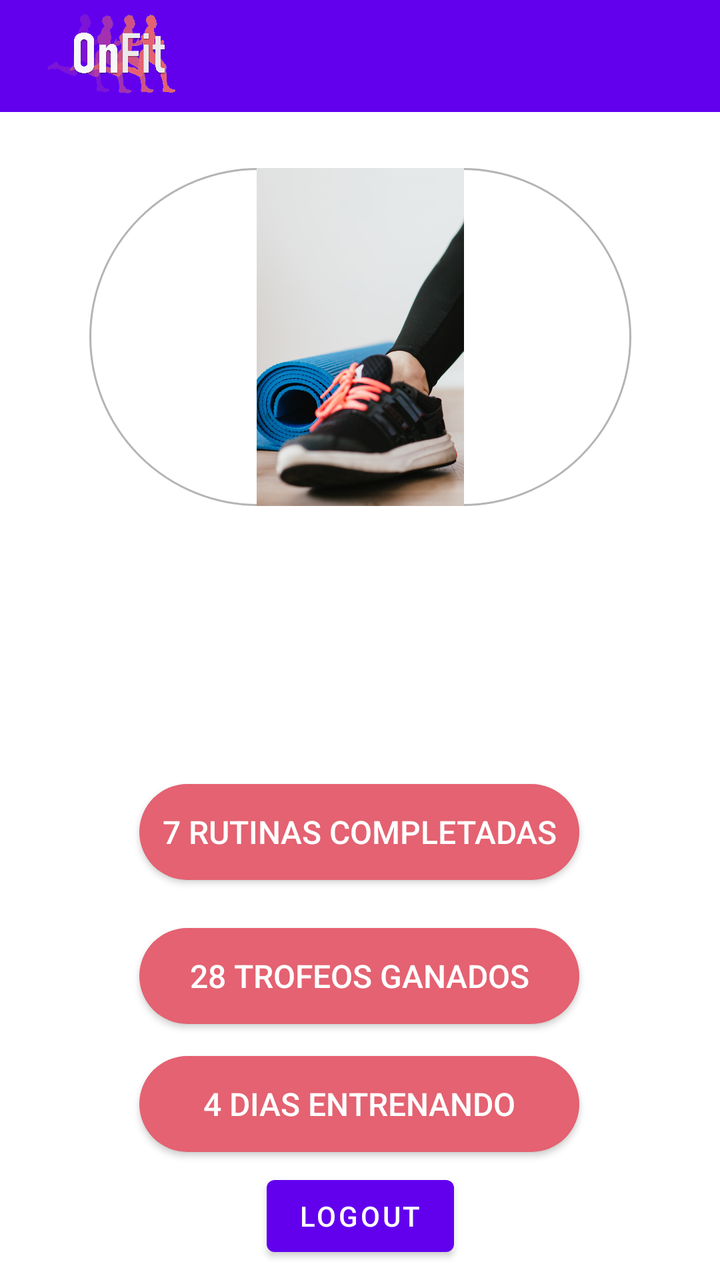
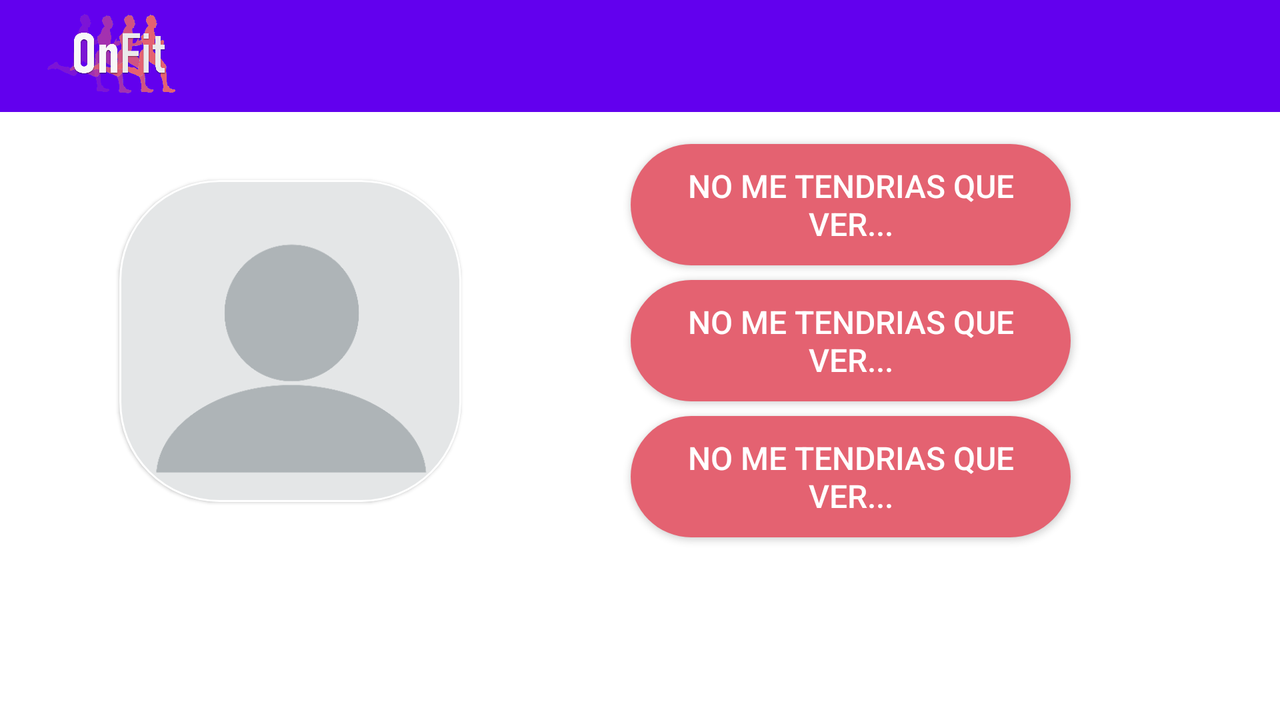

The same Android screen from two of the app's own layout files: first res/layout/ as a phone draws it, then the repository's variant for another configuration, drawn on a device whose configuration selects that folder. Both files follow.
<!-- AndroidManifest.xml: application theme Theme.HCIOnFitApp -->
<!-- res/layout/fragment_profile.xml -->
<?xml version="1.0" encoding="utf-8"?>
<layout xmlns:android="http://schemas.android.com/apk/res/android"
    xmlns:app="http://schemas.android.com/apk/res-auto"
    xmlns:tools="http://schemas.android.com/tools">
    <data>
        <variable
            name="userInformation"
            type="com.example.hci_onfitapp.api.User" />
    </data>

<androidx.constraintlayout.widget.ConstraintLayout
    android:layout_width="match_parent"
    android:layout_height="match_parent"
    android:id="@+id/nav_host_profile"
    android:fitsSystemWindows="true"
    tools:context=".ProfileActivity">

    

    <androidx.appcompat.widget.Toolbar
        android:id="@+id/toolbar"
        android:layout_width="0dp"
        android:layout_height="56dp"
        android:background="?attr/colorPrimary"
        android:theme="@style/ThemeOverlay.AppCompat.Dark.ActionBar"
        app:layout_constraintTop_toTopOf="parent"
        app:layout_constraintRight_toRightOf="parent"
        app:layout_constraintLeft_toLeftOf="parent"/>

    <androidx.constraintlayout.widget.ConstraintLayout
        android:id="@+id/main_area"
        android:layout_width="0dp"
        android:layout_height="0dp"
        android:clickable="false"
        app:layout_constraintBottom_toBottomOf="parent"
        app:layout_constraintHorizontal_bias="0.0"
        app:layout_constraintLeft_toLeftOf="parent"
        app:layout_constraintRight_toRightOf="parent"
        app:layout_constraintTop_toBottomOf="@+id/toolbar"
        app:layout_constraintVertical_bias="1.0">

        <ListView
            android:id="@+id/listview"
            android:layout_width="0dp"
            android:layout_height="wrap_content"
            app:layout_constraintBottom_toBottomOf="parent"
            app:layout_constraintHorizontal_bias="0.0"
            app:layout_constraintLeft_toLeftOf="parent"
            app:layout_constraintRight_toRightOf="parent"
            app:layout_constraintTop_toTopOf="parent"
            app:layout_constraintVertical_bias="0.499" />

        <ImageView
            android:id="@+id/profilePic"
            android:layout_width="271dp"
            android:layout_height="169dp"
            android:layout_marginTop="28dp"
            android:background="@drawable/round_outline"
            android:src="@drawable/fondo2"
            app:layout_constraintEnd_toEndOf="parent"
            app:layout_constraintStart_toStartOf="parent"
            app:layout_constraintTop_toTopOf="parent" />

        <androidx.appcompat.widget.AppCompatButton
            android:id="@+id/button2"
            android:layout_width="wrap_content"
            android:layout_height="wrap_content"
            android:layout_marginTop="336dp"
            android:width="220dp"
            android:background="@drawable/my_button"
            android:padding="10dp"
            android:text="7 RUTINAS COMPLETADAS"
            android:textColor="#ffffff"
            android:textSize="16sp"
            app:layout_constraintEnd_toEndOf="parent"
            app:layout_constraintHorizontal_bias="0.497"
            app:layout_constraintStart_toStartOf="parent"
            app:layout_constraintTop_toTopOf="parent" />

        <androidx.appcompat.widget.AppCompatButton
            android:id="@+id/button3"
            android:layout_width="wrap_content"
            android:layout_height="wrap_content"
            android:layout_marginTop="72dp"
            android:width="220dp"
            android:background="@drawable/my_button"
            android:padding="10dp"
            android:text="28 TROFEOS GANADOS"
            android:textColor="#ffffff"
            android:textSize="16sp"
            app:layout_constraintEnd_toEndOf="parent"
            app:layout_constraintHorizontal_bias="0.497"
            app:layout_constraintStart_toStartOf="parent"
            app:layout_constraintTop_toTopOf="@+id/button2" />

        <androidx.appcompat.widget.AppCompatButton
            android:id="@+id/button4"
            android:layout_width="wrap_content"
            android:layout_height="wrap_content"
            android:layout_marginTop="64dp"
            android:width="220dp"
            android:background="@drawable/my_button"
            android:padding="10dp"
            android:text="4 DIAS ENTRENANDO"
            android:textColor="#ffffff"
            android:textSize="16sp"
            app:layout_constraintEnd_toEndOf="parent"
            app:layout_constraintHorizontal_bias="0.497"
            app:layout_constraintStart_toStartOf="parent"
            app:layout_constraintTop_toTopOf="@+id/button3" />

        <TextView
            android:id="@+id/user_name"
            android:layout_width="wrap_content"
            android:layout_height="wrap_content"
            android:layout_marginTop="28dp"
            android:text="@{userInformation.fullName}"
            android:textSize="34sp"
            app:layout_constraintEnd_toEndOf="parent"
            app:layout_constraintHorizontal_bias="0.498"
            app:layout_constraintStart_toStartOf="parent"
            app:layout_constraintTop_toBottomOf="@+id/imageView1" />

        <Button
            android:id="@+id/btn_log_out"
            android:layout_width="wrap_content"
            android:layout_height="wrap_content"
            android:text="LogOut"
            app:layout_constraintBottom_toBottomOf="parent"
            app:layout_constraintEnd_toEndOf="parent"
            app:layout_constraintStart_toStartOf="parent"
            app:layout_constraintTop_toBottomOf="@+id/button4" />


    </androidx.constraintlayout.widget.ConstraintLayout>

    <ImageView
        android:id="@+id/imageView4"
        android:layout_width="87dp"
        android:layout_height="64dp"
        android:translationY="-5dp"
        app:layout_constraintEnd_toEndOf="parent"
        app:layout_constraintHorizontal_bias="1.0"
        app:layout_constraintStart_toStartOf="@+id/toolbar"
        app:layout_constraintTop_toTopOf="parent"
        app:srcCompat="@drawable/settings_icon_foreground" />

    <ImageView
        android:id="@+id/imageView7"
        android:layout_width="119dp"
        android:layout_height="60dp"
        app:layout_constraintEnd_toEndOf="parent"
        app:layout_constraintHorizontal_bias="0.0"
        app:layout_constraintStart_toStartOf="parent"
        app:layout_constraintTop_toTopOf="parent"
        app:srcCompat="@drawable/logo_rosa" />


</androidx.constraintlayout.widget.ConstraintLayout>
</layout>
<!-- resources referenced by this layout -->
<resources>
  <!-- drawable fondo2: png bitmap (drawable, 594715 bytes) -->
  <!-- drawable logo_rosa: png bitmap (drawable, 131580 bytes) -->
  <!-- drawable my_button (drawable) -->
  <?xml version="1.0" encoding="utf-8"?>
  <shape xmlns:android="http://schemas.android.com/apk/res/android"
      android:shape="rectangle">
      <solid android:color="#e46271" />
      <corners android:radius="40dp" />
  </shape>
  <!-- drawable round_outline (drawable) -->
  <?xml version="1.0" encoding="utf-8"?>
  <shape xmlns:android="http://schemas.android.com/apk/res/android"
      android:shape="rectangle">
  
      <corners android:radius="100dp" />
  
      <stroke
          android:width="1dp"
          android:color="#b4b4b4" />
  </shape>
  <style name="Theme.HCIOnFitApp" parent="Theme.MaterialComponents.DayNight.NoActionBar">
          
          <item name="colorPrimary">@color/purple_500</item>
          <item name="colorPrimaryVariant">@color/purple_700</item>
          <item name="colorOnPrimary">@color/white</item>
          
          <item name="colorSecondary">@color/teal_200</item>
          <item name="colorSecondaryVariant">@color/teal_700</item>
          <item name="colorOnSecondary">@color/black</item>
          
          <item name="android:statusBarColor" tools:targetApi="l">?attr/colorPrimaryVariant</item>
          
      </style>
  <color name="purple_500">#FF6200EE</color>
  <color name="white">#FFFFFFFF</color>
  <color name="black">#FF000000</color>
</resources>
<!-- res/layout-land/fragment_profile.xml (the repository's variant of the layout above) -->
<!-- drawn on the phone turned sideways -->
<?xml version="1.0" encoding="utf-8"?>
<layout xmlns:android="http://schemas.android.com/apk/res/android"
    xmlns:app="http://schemas.android.com/apk/res-auto"
    xmlns:tools="http://schemas.android.com/tools">
    <data>
        <variable
            name="userInformation"
            type="com.example.hci_onfitapp.api.User" />
    </data>


    <androidx.constraintlayout.widget.ConstraintLayout
        android:layout_width="match_parent"
        android:layout_height="match_parent"
        android:id="@+id/nav_host_profile"
        android:fitsSystemWindows="true"
        tools:context=".ProfileActivity">

        

        <androidx.appcompat.widget.Toolbar
            android:id="@+id/toolbar"
            android:layout_width="match_parent"
            android:layout_height="56dp"
            android:background="?attr/colorPrimary"
            android:theme="@style/ThemeOverlay.AppCompat.Dark.ActionBar"
            app:layout_constraintTop_toTopOf="parent"
            app:layout_constraintRight_toRightOf="parent"
            app:layout_constraintLeft_toLeftOf="parent"/>

        <androidx.constraintlayout.widget.ConstraintLayout
            android:id="@+id/main_area"
            android:layout_width="0dp"
            android:layout_height="0dp"
            android:clickable="false"
            app:layout_constraintBottom_toBottomOf="parent"
            app:layout_constraintHorizontal_bias="0.0"
            app:layout_constraintLeft_toLeftOf="parent"
            app:layout_constraintRight_toRightOf="parent"
            app:layout_constraintTop_toBottomOf="@+id/toolbar"
            app:layout_constraintVertical_bias="1.0">

            <ListView
                android:id="@+id/listview"
                android:layout_width="0dp"
                android:layout_height="wrap_content"
                app:layout_constraintBottom_toBottomOf="parent"
                app:layout_constraintHorizontal_bias="0.0"
                app:layout_constraintLeft_toLeftOf="parent"
                app:layout_constraintRight_toRightOf="parent"
                app:layout_constraintTop_toTopOf="parent"
                app:layout_constraintVertical_bias="0.499" />

            <androidx.appcompat.widget.AppCompatButton
                android:id="@+id/button2"
                android:layout_width="wrap_content"
                android:layout_height="wrap_content"
                android:layout_marginTop="16dp"
                android:layout_marginEnd="80dp"
                android:layout_marginRight="80dp"
                android:width="220dp"
                android:background="@drawable/my_button"
                android:padding="10dp"
                android:text="No me tendrias que ver..."
                android:textColor="@color/white"
                android:textSize="16sp"
                app:layout_constraintEnd_toEndOf="parent"
                app:layout_constraintHorizontal_bias="0.927"
                app:layout_constraintStart_toStartOf="parent"
                app:layout_constraintTop_toTopOf="parent" />

            <androidx.appcompat.widget.AppCompatButton
                android:id="@+id/button4"
                android:layout_width="wrap_content"
                android:layout_height="wrap_content"
                android:layout_marginTop="68dp"
                android:layout_marginEnd="80dp"
                android:layout_marginRight="80dp"
                android:width="220dp"
                android:background="@drawable/my_button"
                android:padding="10dp"
                android:text="No me tendrias que ver..."
                android:textColor="@color/white"
                android:textSize="16sp"
                app:layout_constraintEnd_toEndOf="parent"
                app:layout_constraintHorizontal_bias="0.927"
                app:layout_constraintStart_toStartOf="parent"
                app:layout_constraintTop_toTopOf="@+id/button3" />

            <androidx.appcompat.widget.AppCompatButton
                android:id="@+id/button3"
                android:layout_width="wrap_content"
                android:layout_height="wrap_content"
                android:layout_marginTop="68dp"
                android:layout_marginEnd="80dp"
                android:layout_marginRight="80dp"
                android:width="220dp"
                android:background="@drawable/my_button"
                android:padding="10dp"
                android:text="No me tendrias que ver..."
                android:textColor="@color/white"
                android:textSize="16sp"
                app:layout_constraintEnd_toEndOf="parent"
                app:layout_constraintHorizontal_bias="0.927"
                app:layout_constraintStart_toStartOf="parent"
                app:layout_constraintTop_toTopOf="@+id/button2" />

            <TextView
                android:id="@+id/user_name"
                android:layout_width="0dp"
                android:layout_height="43dp"
                android:layout_marginEnd="350dp"
                android:layout_marginRight="350dp"
                android:gravity="center_horizontal"
                android:text="@{userInformation.firstName + ` ` + userInformation.lastName}"
                android:textAlignment="center"
                android:textSize="34sp"
                app:layout_constraintBottom_toTopOf="@+id/listview"
                app:layout_constraintEnd_toEndOf="parent"
                app:layout_constraintStart_toStartOf="parent"
                app:layout_constraintTop_toBottomOf="@+id/avatar" />

            <com.google.android.material.card.MaterialCardView
                android:id="@+id/avatar"
                android:layout_width="171dp"
                android:layout_height="161dp"
                android:layout_marginTop="120dp"
                android:layout_marginEnd="350dp"
                android:layout_marginRight="350dp"
                app:cardCornerRadius="50dp"
                app:layout_constraintBottom_toTopOf="@+id/user_name"
                app:layout_constraintEnd_toEndOf="parent"
                app:layout_constraintStart_toStartOf="parent"
                app:layout_constraintTop_toTopOf="parent"
                app:strokeColor="@color/lightgrey"
                app:strokeWidth="1dp">
                
                <ImageView
                    android:id="@+id/profilePic"
                    android:layout_width="171dp"
                    android:layout_height="161dp"
                    android:scaleType="fitXY"
                    android:src="@drawable/no_photo2"
                    app:layout_constraintEnd_toEndOf="parent"
                    app:layout_constraintStart_toStartOf="parent"
                    app:layout_constraintTop_toTopOf="parent" />
            </com.google.android.material.card.MaterialCardView>


        </androidx.constraintlayout.widget.ConstraintLayout>

        <ImageView
            android:id="@+id/imageView4"
            android:layout_width="87dp"
            android:layout_height="64dp"
            android:layout_marginEnd="20dp"
            android:layout_marginRight="20dp"
            android:translationY="-5dp"
            app:layout_constraintEnd_toEndOf="parent"
            app:layout_constraintHorizontal_bias="1.0"
            app:layout_constraintStart_toStartOf="@+id/toolbar"
            app:layout_constraintTop_toTopOf="parent"
            app:srcCompat="@drawable/settings_icon_foreground" />

        <ImageView
            android:id="@+id/imageView7"
            android:layout_width="119dp"
            android:layout_height="60dp"
            app:layout_constraintEnd_toEndOf="parent"
            app:layout_constraintHorizontal_bias="0.0"
            app:layout_constraintStart_toStartOf="parent"
            app:layout_constraintTop_toTopOf="parent"
            app:srcCompat="@drawable/logo_rosa" />


    </androidx.constraintlayout.widget.ConstraintLayout>
</layout>
<!-- resources referenced by the variant -->
<!-- as the phone turned sideways resolves them -->
<resources>
  <color name="lightgrey">#BFEBEBEB</color>
  <color name="white">#FFFFFFFF</color>
  <!-- drawable logo_rosa: png bitmap (drawable, 131580 bytes) -->
  <!-- drawable my_button (drawable) -->
  <?xml version="1.0" encoding="utf-8"?>
  <shape xmlns:android="http://schemas.android.com/apk/res/android"
      android:shape="rectangle">
      <solid android:color="#e46271" />
      <corners android:radius="40dp" />
  </shape>
  <!-- drawable no_photo2: png bitmap (drawable, 6889 bytes) -->
  <style name="Theme.HCIOnFitApp" parent="Theme.MaterialComponents.DayNight.NoActionBar">
          
          <item name="colorPrimary">@color/purple_500</item>
          <item name="colorPrimaryVariant">@color/purple_700</item>
          <item name="colorOnPrimary">@color/white</item>
          
          <item name="colorSecondary">@color/teal_200</item>
          <item name="colorSecondaryVariant">@color/teal_700</item>
          <item name="colorOnSecondary">@color/black</item>
          
          <item name="android:statusBarColor" tools:targetApi="l">?attr/colorPrimaryVariant</item>
          
      </style>
  <color name="purple_500">#FF6200EE</color>
  <color name="black">#FF000000</color>
</resources>
